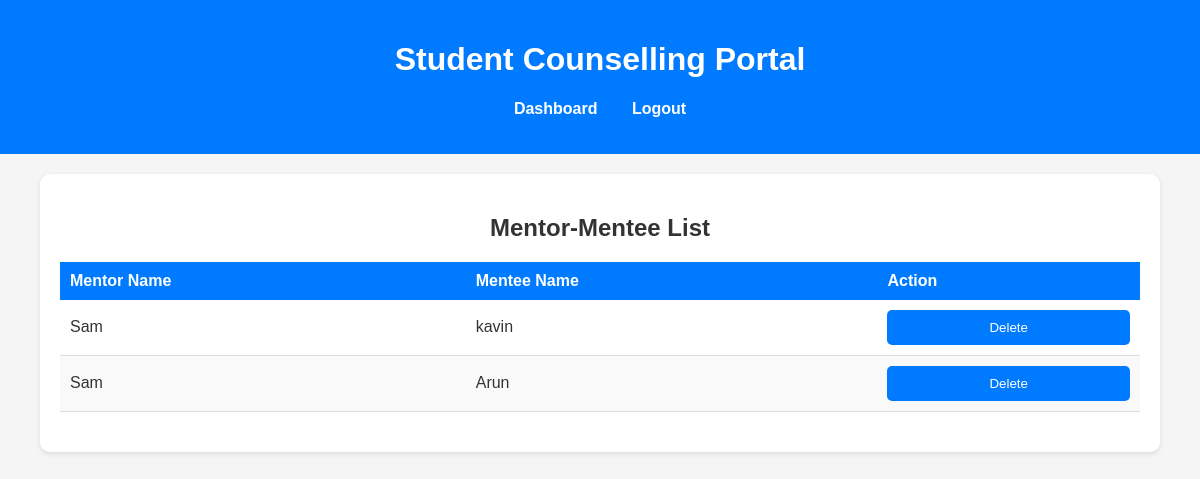
Page /viewMentorMentee.php on the committed database.
### tables this page shows
CREATE TABLE `staff_student_allocation` (
  `id` int(11) NOT NULL,
  `staff_id` int(11) NOT NULL,
  `student_id` int(11) NOT NULL,
  `role` enum('mentor-mentee','tutor-student') NOT NULL
);

CREATE TABLE `users` (
  `id` int(11) NOT NULL,
  `username` varchar(50) NOT NULL,
  `email` varchar(100) NOT NULL,
  `password` varchar(255) NOT NULL,
  `user_type` enum('admin','staff','student') NOT NULL,
  `rollno` varchar(50) DEFAULT NULL,
  `programme_name` text NOT NULL DEFAULT 'BSc Computer Technology'
);

### viewMentorMentee.php (the view, shortened to what this page needs)
<?php
include 'db_connection.php';
$sql = "SELECT ssa.id, u1.username AS mentor_name, u2.username AS mentee_name
        FROM staff_student_allocation ssa
        JOIN users u1 ON ssa.staff_id = u1.id
        JOIN users u2 ON ssa.student_id = u2.id
        WHERE ssa.role = 'mentor-mentee'";
$result = mysqli_query($conn, $sql);
?>
<!DOCTYPE html>
<html lang="en">
<head>
    <link rel="stylesheet" href="viewMentorMentee.css">
    <link rel="stylesheet" href="styles.css">
</head>
<body>
<header>
    <h1>Student Counselling Portal</h1>
    <nav>
        <ul>
            <li><a href="admin_dashboard.php">Dashboard</a></li>
            <li><a href="logout.php">Logout</a></li>
        </ul>
    </nav>
</header>
    <div class='table-container'>
        <h2>Mentor-Mentee List</h2>
        <table>
            <thead>
                <tr>
                    <th>Mentor Name</th>
                    <th>Mentee Name</th>
                    <th>Action</th>
                </tr>
            </thead>
            <tbody>
                <?php
                while ($row = mysqli_fetch_assoc($result)) {
                    echo "<tr>";
                    echo "<td>" . $row['mentor_name'] . "</td>";
                    echo "<td>" . $row['mentee_name'] . "</td>";
                    echo "<td>
                            <form method='POST' action=''>
                                <input type='hidden' name='id' value='" . $row['id'] . "'>
                                <button type='submit'>Delete</button>
                            </form>
                          </td>";
                    echo "</tr>";
                }
                ?>
            </tbody>
        </table>
    </div>
</body>
</html>

### viewMentorMentee.css (style rules this page uses)
body { font-family: Arial, sans-serif; margin: 0; padding: 0; background-color: #f4f4f9; }
h2 { text-align: center; margin: 20px 0; color: #333; }
.table-container { width: 90%; margin: 20px auto; background-color: white; padding: 20px; box-shadow: 0 2px 5px rgba(0, 0, 0, 0.1); border-radius: 10px; }
table { width: 100%; border-collapse: collapse; margin: 20px 0; }
table thead { background-color: #007bff; color: white; }
table thead th { padding: 10px; text-align: left; }
table tbody tr { border-bottom: 1px solid #ddd; }
table tbody tr:nth-child(even) { background-color: #f9f9f9; }
table tbody td { padding: 10px; text-align: left; }

### styles.css (style rules this page uses)
body { font-family: Arial, sans-serif; margin: 0; padding: 0; box-sizing: border-box; background-color: #f5f5f5; color: #333; }
header { background-color: #007bff; color: white; padding: 20px; text-align: center; }
nav ul { list-style: none; padding: 0; }
nav ul li { display: inline; margin: 0 15px; }
nav ul li a { color: white; text-decoration: none; font-weight: bold; }
form { max-width: 500px; margin: auto; display: flex; flex-direction: column; }
button { background: #007bff; color: white; border: none; padding: 10px; border-radius: 5px; cursor: pointer; }

### rows in the picture
staff_student_allocation: staff.username "Sam", student.username "kavin"
staff_student_allocation: staff.username "Sam", student.username "Arun"
